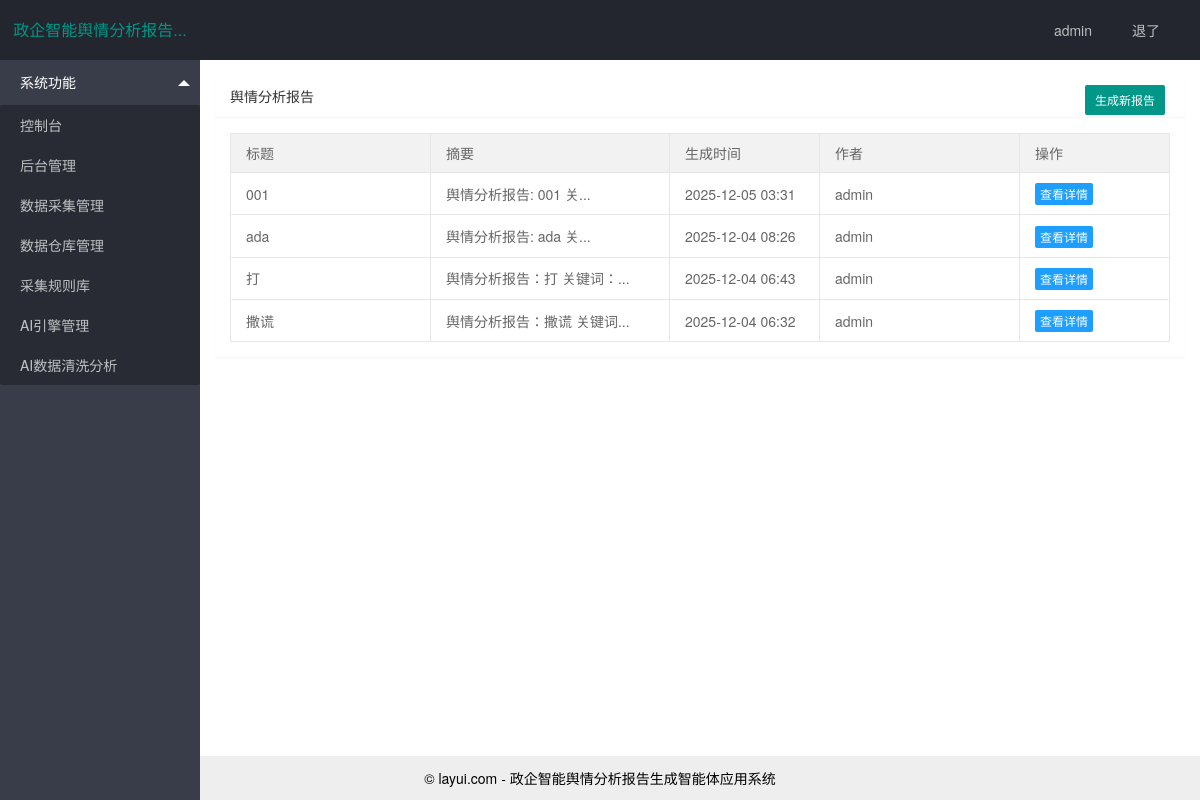
The app's page /index (signed in) with its own data.
### app/models.py (models this page shows, shortened)
class SystemSettings(db.Model):
    id = db.Column(db.Integer, primary_key=True)
    app_name = db.Column(db.String(128), default='政企智能舆情分析报告生成智能体应用系统')
    logo_url = db.Column(db.String(256))

class User(UserMixin, db.Model):
    id = db.Column(db.Integer, primary_key=True)
    username = db.Column(db.String(64), index=True, unique=True)
    password_hash = db.Column(db.String(128))
    role = db.Column(db.String(20), default='user') # user, admin

class Report(db.Model):
    id = db.Column(db.Integer, primary_key=True)
    title = db.Column(db.String(128))
    content = db.Column(db.Text)
    created_at = db.Column(db.DateTime, index=True, default=db.func.now())
    user_id = db.Column(db.Integer, db.ForeignKey('user.id'))
    status = db.Column(db.String(20), default='completed') # pending, completed
    author = db.relationship('User', backref=db.backref('reports', lazy='dynamic'))

### app/routes.py (the view)
@app.route('/')
@app.route('/index')
@login_required
def index():
    reports = Report.query.filter_by(user_id=current_user.id).order_by(Report.created_at.desc()).all()
    return render_template('index.html', title='控制台', reports=reports)

### app/models.py (called while the page is built)
@login.user_loader
def load_user(id):
    return User.query.get(int(id))

### app/routes.py (called while the page is built)
@app.context_processor
def inject_system_settings():
    settings = SystemSettings.query.first()
    if not settings:
        settings = SystemSettings(app_name='政企智能舆情分析报告生成智能体应用系统')
        db.session.add(settings)
        db.session.commit()
    return dict(system_settings=settings)

### app/templates/index.html
{% extends "base.html" %}
{% block content %}
<div class="layui-row layui-col-space15">
  <div class="layui-col-md12">
    <div class="layui-card">
      <div class="layui-card-header">
        舆情分析报告
        <a href="{{ url_for('create_report') }}" class="layui-btn layui-btn-sm layui-layout-right" style="margin-top: 10px; margin-right: 20px;">生成新报告</a>
      </div>
      <div class="layui-card-body">
        {% if reports %}
        <table class="layui-table">
            <colgroup>
              <col width="200">
              <col>
              <col width="150">
              <col width="200">
              <col width="150">
            </colgroup>
            <thead>
              <tr>
                <th>标题</th>
                <th>摘要</th>
                <th>生成时间</th>
                <th>作者</th>
                <th>操作</th>
              </tr>
            </thead>
            <tbody>
              {% for report in reports %}
              <tr>
                <td>{{ report.title }}</td>
                <td>{{ report.content[:50] | striptags }}...</td>
                <td>{{ report.created_at.strftime('%Y-%m-%d %H:%M') }}</td>
                <td>{{ report.author.username }}</td>
                <td>
                    <a href="{{ url_for('view_report', id=report.id) }}" class="layui-btn layui-btn-normal layui-btn-xs">查看详情</a>
                </td>
              </tr>
              {% endfor %}
            </tbody>
        </table>
        {% else %}
        <div style="text-align: center; padding: 20px; color: #999;">
            暂无报告，请点击右上角生成新报告。
        </div>
        {% endif %}
      </div>
    </div>
  </div>
</div>
{% endblock %}

### app/templates/base.html (shortened to what this page needs)
<!DOCTYPE html>
<html>
<head>
  <link rel="stylesheet" href="{{ url_for('static', filename='layui-v2.2.5/layui/css/layui.css') }}"  media="all">
</head>
<body class="layui-layout-body">
<div class="layui-layout layui-layout-admin">
  {% if current_user.is_authenticated %}
  <div class="layui-header">
    <div class="layui-logo">{{ system_settings.app_name[:10] }}...</div>
    <ul class="layui-nav layui-layout-right">
      <li class="layui-nav-item">
        <a href="javascript:;">
          {{ current_user.username }}
        </a>
      </li>
      <li class="layui-nav-item"><a href="{{ url_for('logout') }}">退了</a></li>
    </ul>
  </div>
  <div class="layui-side layui-bg-black">
    <div class="layui-side-scroll">
      <ul class="layui-nav layui-nav-tree"  lay-filter="test">
        <li class="layui-nav-item layui-nav-itemed">
          <a class="" href="javascript:;">系统功能</a>
          <dl class="layui-nav-child">
            <dd><a href="{{ url_for('index') }}">控制台</a></dd>
            {% if current_user.role == 'admin' %}
            <dd><a href="{{ url_for('admin') }}">后台管理</a></dd>
            <dd><a href="{{ url_for('admin_collection') }}">数据采集管理</a></dd>
            <dd><a href="{{ url_for('admin_data_warehouse') }}">数据仓库管理</a></dd>
            <dd><a href="{{ url_for('admin_rules') }}">采集规则库</a></dd>
            <dd><a href="{{ url_for('admin_ai_engines') }}">AI引擎管理</a></dd>
            <dd><a href="{{ url_for('admin_ai_analysis') }}">AI数据清洗分析</a></dd>
            {% endif %}
          </dl>
        </li>
      </ul>
    </div>
  </div>
  {% endif %}
  <div class="layui-body {{ 'layui-body-full' if not current_user.is_authenticated else '' }}">
    <div style="padding: 15px;">
      {% block content %}{% endblock %}
    </div>
  </div>
  {% if current_user.is_authenticated %}
  <div class="layui-footer" style="left: 0; text-align: center;">
    © layui.com - {{ system_settings.app_name }}
  </div>
  {% endif %}
</div>
</body>
</html>

### app/templates/base.html (style rules this page uses)
body { padding-top: 60px; }
.layui-layout-admin .layui-header { position: fixed; top: 0; left: 0; right: 0; }

### records on screen
SystemSettings: app_name "政企智能舆情分析报告", app_name "政企智能舆情分析报告生成智能体应用系统"
User: username "admin"
Report: title "001", content "舆情分析报告: 001 关", created_at "2025-12-05 03:31", author.username "admin"
Report: title "ada", content "舆情分析报告: ada 关", created_at "2025-12-04 08:26", author.username "admin"
Report: title "打", content "舆情分析报告：打 关键词：", created_at "2025-12-04 06:43", author.username "admin"
Report: title "撒谎", content "舆情分析报告：撒谎 关键词", created_at "2025-12-04 06:32", author.username "admin"
